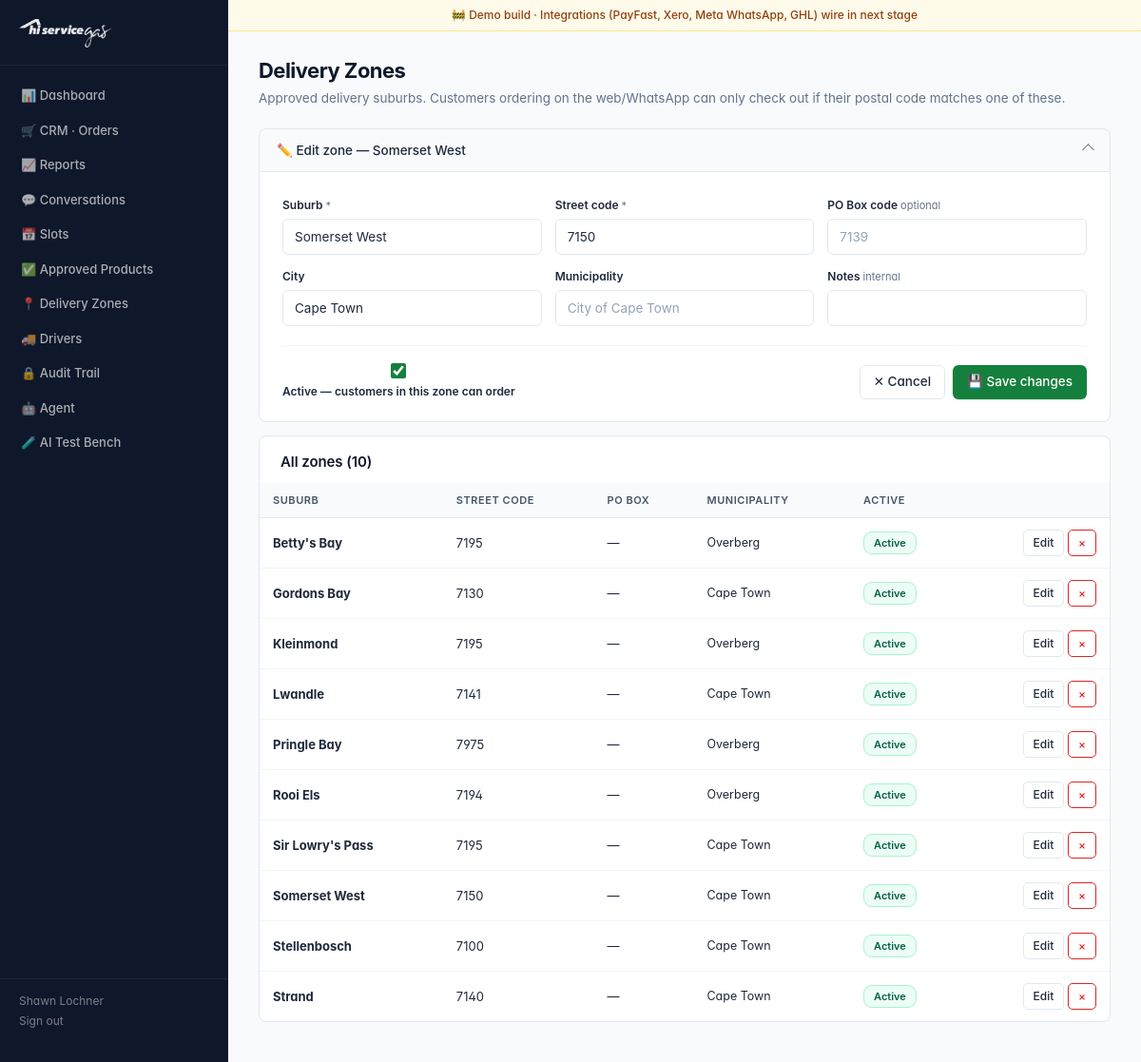
Page /admin/delivery-zones.php?edit=2 (signed in) on the committed database.
### tables this page shows
CREATE TABLE delivery_zones (
  id INT AUTO_INCREMENT PRIMARY KEY,
  postal_code VARCHAR(10) NOT NULL,
  suburb VARCHAR(128),
  city VARCHAR(128),
  is_active TINYINT(1) DEFAULT 1,
  notes VARCHAR(255),
  UNIQUE KEY uniq_postal_suburb (postal_code, suburb)
);

### includes/db.php (called while the page is built, shortened)
<?php
function db(): PDO
{
    static $pdo = null;
    if ($pdo instanceof PDO) {
        return $pdo;
    }
    $host = (string) env('DB_HOST', 'localhost');
    $name = (string) env('DB_NAME', '');
    $user = (string) env('DB_USER', '');
    $pass = (string) env('DB_PASS', '');
    $dsn = "mysql:host={$host};dbname={$name};charset=utf8mb4";
    $pdo = new PDO($dsn, $user, $pass, [
        PDO::ATTR_ERRMODE            => PDO::ERRMODE_EXCEPTION,
        PDO::ATTR_DEFAULT_FETCH_MODE => PDO::FETCH_ASSOC,
        PDO::ATTR_EMULATE_PREPARES   => false,
        PDO::MYSQL_ATTR_INIT_COMMAND => "SET NAMES utf8mb4 COLLATE utf8mb4_unicode_ci",
    ]);
    return $pdo;
}

### includes/helpers.php (called while the page is built, shortened)
<?php
function h($v): string
{
    return htmlspecialchars((string) $v, ENT_QUOTES | ENT_SUBSTITUTE, 'UTF-8');
}

### admin/delivery-zones.php (the view, shortened to what this page needs)
<?php
$zones = db()->query("SELECT * FROM delivery_zones ORDER BY suburb, postal_code")->fetchAll();
$editing = null;
if (!empty($_GET['edit'])) {
    $stmt = db()->prepare("SELECT * FROM delivery_zones WHERE id = :id");
    $stmt->execute([':id' => (int) $_GET['edit']]);
    $editing = $stmt->fetch() ?: null;
}
include __DIR__ . '/_header.php';
?>
<div class="page-head">
  <h1>Delivery Zones</h1>
  <p class="muted">Approved delivery suburbs. Customers ordering on the web/WhatsApp can only check out if their postal code matches one of these.</p>
</div>
<details class="collapsible" <?= $editing ? 'open' : '' ?>>
  <summary>
    <span><?= $editing ? '✏️ Edit zone — ' . h($editing['suburb']) : '➕ Add a new delivery zone' ?></span>
  </summary>
  <div class="collapsible-body">
    <form method="post" class="form-grid">
      <div class="form-row form-row-3">
        <label>
          <span>Suburb <small>*</small></span>
          <input type="text" name="suburb" required placeholder="Strand" value="<?= h($editing['suburb'] ?? '') ?>">
        </label>
        <label>
          <span>Street code <small>*</small></span>
          <input type="text" name="postal_code" maxlength="10" required placeholder="7140" value="<?= h($editing['postal_code'] ?? '') ?>">
        </label>
        <label>
          <span>PO Box code <small>optional</small></span>
          <input type="text" name="po_box_code" maxlength="10" placeholder="7139" value="<?= h($editing['po_box_code'] ?? '') ?>">
        </label>
      </div>
      <div class="form-row form-row-3">
        <label>
          <span>City</span>
          <input type="text" name="city" value="<?= h($editing['city'] ?? 'Cape Town') ?>">
        </label>
        <label>
          <span>Municipality</span>
          <input type="text" name="municipality" placeholder="City of Cape Town" value="<?= h($editing['municipality'] ?? '') ?>">
        </label>
        <label>
          <span>Notes <small>internal</small></span>
          <input type="text" name="notes" value="<?= h($editing['notes'] ?? '') ?>">
        </label>
      </div>
      <div class="form-foot">
        <label class="inline-check">
          <input type="checkbox" name="is_active" <?= ($editing['is_active'] ?? 1) ? 'checked' : '' ?>>
          <span>Active — customers in this zone can order</span>
        </label>
        <div class="form-actions">
          <?php if ($editing): ?>
            <a href="/admin/delivery-zones.php" class="btn btn-ghost">✕ Cancel</a>
          <?php endif; ?>
          <button type="submit" class="btn btn-primary"><?= $editing ? '💾 Save changes' : '➕ Add zone' ?></button>
        </div>
      </div>
    </form>
  </div>
</details>
<div class="card" style="padding:0">
  <h2 style="padding:18px 22px 0">All zones (<?= count($zones) ?>)</h2>
  <div class="table-wrap">
  <table class="data-table">
    <thead>
      <tr><th>Suburb</th><th>Street code</th><th>PO Box</th><th>Municipality</th><th>Active</th><th></th></tr>
    </thead>
    <tbody>
      <?php foreach ($zones as $z): ?>
        <tr style="<?= $z['is_active'] ? '' : 'opacity:.5' ?>">
          <td><b><?= h($z['suburb']) ?></b></td>
          <td><?= h($z['postal_code']) ?></td>
          <td><?= h($z['po_box_code'] ?? '—') ?></td>
          <td class="muted small"><?= h($z['municipality'] ?? $z['city'] ?? '') ?></td>
          <td>
            <form method="post" style="display:inline">
              <button type="submit" class="toggle-pill <?= $z['is_active'] ? 'on' : 'off' ?>">
                <?= $z['is_active'] ? 'Active' : 'Inactive' ?>
              </button>
            </form>
          </td>
          <td class="td-actions">
            <a href="?edit=<?= (int) $z['id'] ?>" class="btn btn-ghost btn-sm">Edit</a>
            <form method="post" style="display:inline" onsubmit="return confirm('Delete zone <?= h($z['suburb']) ?>?')">
              <button type="submit" class="btn btn-ghost btn-sm danger">×</button>
            </form>
          </td>
        </tr>
      <?php endforeach; ?>
    </tbody>
  </table>
  </div>
</div>
<?php include __DIR__ . '/_footer.php'; ?>

### rows in the picture
delivery_zones: suburb "Somerset West", postal_code "7150", city "Cape Town", is_active "☑", po_box_code "—", shows "Active"
delivery_zones: suburb "Betty's Bay", postal_code "7195", po_box_code "—", city "Overberg", is_active "Active"
delivery_zones: suburb "Gordons Bay", postal_code "7130", po_box_code "—", city "Cape Town", is_active "Active"
delivery_zones: suburb "Kleinmond", postal_code "7195", po_box_code "—", city "Overberg", is_active "Active"
delivery_zones: suburb "Lwandle", postal_code "7141", po_box_code "—", city "Cape Town", is_active "Active"
delivery_zones: suburb "Pringle Bay", postal_code "7975", po_box_code "—", city "Overberg", is_active "Active"
delivery_zones: suburb "Rooi Els", postal_code "7194", po_box_code "—", city "Overberg", is_active "Active"
delivery_zones: suburb "Sir Lowry's Pass", postal_code "7195", po_box_code "—", city "Cape Town", is_active "Active"
delivery_zones: suburb "Stellenbosch", postal_code "7100", po_box_code "—", city "Cape Town", is_active "Active"
delivery_zones: suburb "Strand", postal_code "7140", po_box_code "—", city "Cape Town", is_active "Active"

### other values in the picture
$user['display_name'] "Shawn Lochner"
count($zones) "10"
